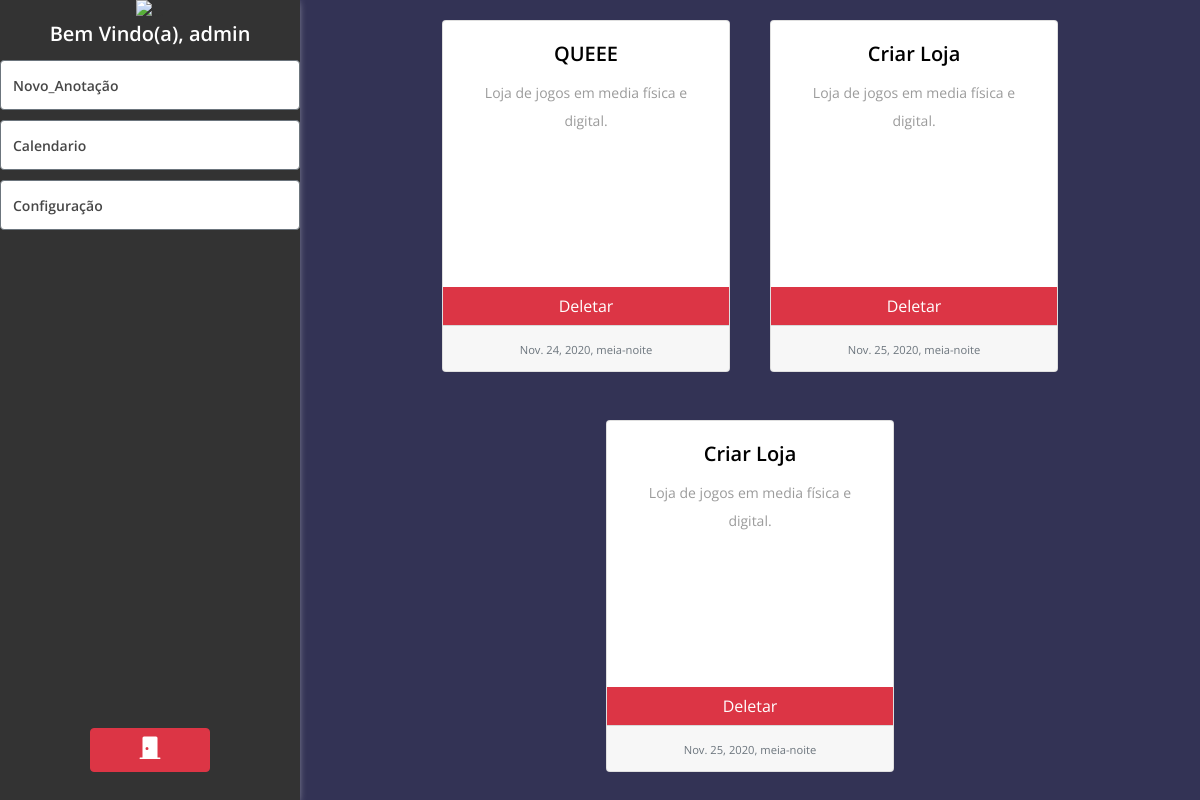
/Agenda (signed in), run on the app's committed database.
### app/models.py (models this page shows)
class Agenda(models.Model):
    pessoa = models.ForeignKey(User, on_delete=models.CASCADE)
    titulo = models.CharField(max_length=20)
    lembrete = models.CharField(max_length=50)
    date_lembrete = models.DateTimeField(default=datetime.now, blank=True)
    feito = models.BooleanField(default=False)

### app/views.py (the view)
# urls.py: path('Agenda', views.Dgenda, name='MinhaAgenda'),
def Dgenda(request):
    if request.user.is_authenticated:
        id = request.user.id
        agenda = Agenda.objects.order_by('-id').filter(pessoa=id)
        dados = {
            'agenda' : agenda
        }
        print(dados)
        return render(request, 'MinhaAgenda.html', dados)
    else:
        return redirect('Home')

### app/templates/MinhaAgenda.html (shortened to what this page needs)
{% extends "base.html" %}
{% load static %}
{% block content %}
<div class="containerGrid">
    {% include "Layout/Content_perfil.html" %}
    <div class="container_menssage" style="position: relative;height: 100%;width: 100%; background-color: #335;">
        <div class="container lo" style="overflow: scroll;height: 100vh; overflow-x: hidden; display: flex;width: 100%;justify-content: center;">
			<div class="row space-caixa row-cols-2">
            {% if agenda %}
            {% for agendas in agenda %}
                <div class="card caixa text-center" style="width: 18rem;">
                    <div class="card-body caixa_lembrete">
						<h5 class="card-title">{{ agendas.titulo }}</h5>
						<p class="card-text">{{ agendas.lembrete }}</p>
                    </div>
					<a href="{% url 'deleta_lembrete' agendas.id %}" class="btn btn-danger btn-perso">Deletar</a>
                    <div class="card-footer">
						<small class="text-muted">{{ agendas.date_lembrete }}</small>
                    </div>
				</div>
			{% endfor %}
			{% endif %}
			</div>
        </div>
    </div>
</div>
{% endblock %}

### app/templates/base.html (shortened to what this page needs)
{% load static %}
<!DOCTYPE html>
<html lang="en">
<head>
    <link rel="stylesheet" href="{% static 'site.css' %}">
    <link rel="stylesheet" href="{% static 'mycss.css' %}">
</head>
<body>
    {% block content %}
    {% endblock %}
</body>
</html>

### app/templates/Layout/Content_perfil.html
{% load static %}
<div class="conatinermenu_so">
    <img src="https://images.vexels.com/media/users/3/137047/isolated/preview/5831a17a290077c646a48c4db78a81bb---cone-de-perfil-de-usu--rio-azul-by-vexels.png" alt="...">
    <h5 class="text-white text-center">Bem Vindo(a), {{ user.username }}</h5>
    <div class="menu_co">
      <button type="button" class="btn btn-secondary button-menu"><a href="{% url 'lembrete' %}">Novo_Anotação</a></button>
      <button type="button" class="btn btn-secondary button-menu"><a href="">Calendario</a> </button>
      <button type="button" class="btn btn-secondary button-menu"><a href="">Configuração</a> </button>
    </div>
    <div class="logout">
      <a class="btn btn-danger button-logout" href="{% url 'logout' %}" role="button">
        <svg width="1.5em" height="1.5em" viewBox="0 0 16 16" class="bi bi-door-closed-fill" fill="currentColor" xmlns="http://www.w3.org/2000/svg">
          <path fill-rule="evenodd" d="M4 1a1 1 0 0 0-1 1v13H1.5a.5.5 0 0 0 0 1h13a.5.5 0 0 0 0-1H13V2a1 1 0 0 0-1-1H4zm2 9a1 1 0 1 0 0-2 1 1 0 0 0 0 2z"/>
        </svg>
      </a>
    </div>
  </div>

### SistemaDeAgendamento/static/site.css (style rules this page uses)
* { margin: 0; padding: 0; }
body { font-family: "Open Sans", sans-serif; font-size: 14px; }
h1, h2, h3, h4, h5, h6 { color: #000000; line-height: 1.3; font-weight: 600; }
p { color: #9b9b9b; font-size: 14px; line-height: 2; font-weight: 400; }
a, a:hover, a:focus { -webkit-transition-duration: 500ms; transition-duration: 500ms; text-decoration: none; outline: 0 solid transparent; color: #000000; font-weight: 600; font-size: 14px; color: #474747; }
img { height: auto; max-width: 100%; }

### SistemaDeAgendamento/static/mycss.css (style rules this page uses)
.containerGrid { background-color: #FFF; color: #333; width: 100vw; height: 100vh; display: grid; grid-template-columns: 300px auto; grid-template-rows: auto; }
.conatinermenu_so { background-color: #333; box-shadow: -4px 2px 9px 0px #fff; z-index: 1; width: 100%; display: flex; flex-direction: column; align-items: center; position: relative; }
.menu_co { width: 100%; height: 100%; padding: 0px; }
.menu_co .button-menu { width: 100%; background-color: #FFF; color: #333; text-align: left; font-weight: 600; padding: 12px; margin: 5px 0px; transition: 0.3s all; }
.logout { display: flex; justify-content: center; align-items: center; position: fixed; bottom: 50px; width: 50%; }
.logout .button-logout { position: absolute; width: 20%; }
.lo .space-caixa { width: 100%; display: flex; justify-content: center; }
.lo .caixa { flex-grow: 0 !important; margin: 20px !important; height: 352px; }
.lo .caixa .caixa_lembrete { display: flex; flex-direction: column; }
.card-text:last-child { margin-bottom: 0; height: 100%; }
.lo .caixa .btn-perso { border-radius: 0; }

### data on the page
Agenda: titulo "QUEEE", lembrete "Loja de jogos em media física e digital.", date_lembrete "Nov. 24, 2020, meia-noite"
Agenda: titulo "Criar Loja", lembrete "Loja de jogos em media física e digital.", date_lembrete "Nov. 25, 2020, meia-noite"
Agenda: titulo "Criar Loja", lembrete "Loja de jogos em media física e digital.", date_lembrete "Nov. 25, 2020, meia-noite"

### other printed values
{{ user.username }} "admin"
